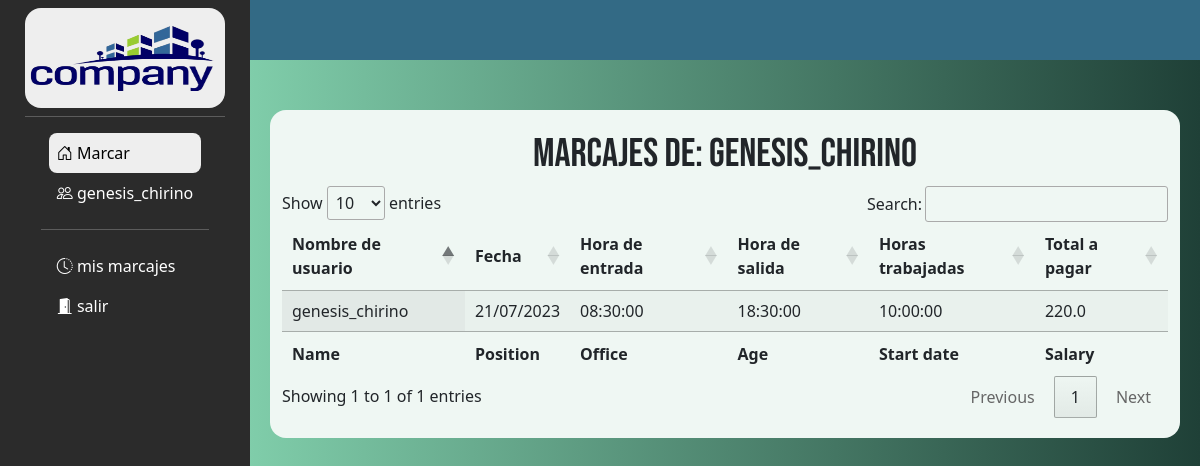
Screenshot of /marcas (signed in) with the database file from the repository.
### tables this page shows
CREATE TABLE horarios (ID_horarios INTEGER PRIMARY KEY, username VARCHAR (50), fecha DATE, hora_entrada TIME, hora_salida TIME, hora_trabajada INTEGER, pago REAL);

### main.py (the view)
@app.route("/marcas", methods=["GET","POST"])
def marcas():
    titulo = "marcas"
    marcaje_form= forms.marcaje(request.form)
    if 'user' in session:
        username = session['user']
    connect=sqlite3.connect(horarios_bd)
    cursor= connect.cursor()
    sentencia1 = "SELECT * FROM horarios WHERE username = ?"
    entradas = cursor.execute(sentencia1, (username,))
    resultado = entradas.fetchall()
    """datos = []
    for fila in resultado:
        diccionario = {
            'nombre': fila[1],
            'fecha': fila[2],
            'hora_entrada': fila[3],
            'hora_salida': fila[4],
            'hora_trabajada': fila[5],
            'pago': fila[6]
        # Agrega aquí más claves y valores según las columnas de tu tabla
    }
    datos.append(diccionario)
    print(diccionario['nombre'])"""
    connect.commit()
    connect.close()
    return render_template("marcas.html", titulo=titulo, form=marcaje_form, user=username, vars=resultado)

### forms.py
class marcaje(Form):
    hora_entrada=TimeField("")
    hora_salida=TimeField("")

### templates/marcas.html (shortened to what this page needs)
{% extends "base/base.html" %}
{% block body %}
<article class="registro_horas" style="padding-left: 270px; padding-right: 20px;">
    <div class="container" >
        <h3 class="aja">marcajes de: {{user}}</h3>
    <table id="example" class="display" style="width:100%">
        <thead>
            <tr>
                <th>Nombre de usuario</th>
                <th>Fecha</th>
                <th>Hora de entrada</th>
                <th>Hora de salida</th>
                <th>Horas trabajadas</th>
                <th>Total a pagar</th>
            </tr>
        </thead>
        <tbody>
            {% for fila in vars %}
            <tr>
                <td>{{ fila[1] }}</td>
                <td>{{ fila[2] }}</td>
                <td>{{ fila[3] }}</td>
                <td>{{ fila[4] }}</td>
                <td>{{ fila[5] }}</td>
                <td>{{ fila[6] }}</td>
            </tr>
            {% endfor %}
        </tbody>
        <tfoot>
            <tr>
                <th>Name</th>
                <th>Position</th>
                <th>Office</th>
                <th>Age</th>
                <th>Start date</th>
                <th>Salary</th>
            </tr>
        </tfoot>
    </table>
</div>
</article>
{% endblock %}

### templates/base/base.html (shortened to what this page needs)
<!DOCTYPE html>
<html lang="en">
<head>
    <link rel="stylesheet" href="{{ url_for('static', filename = 'css/stilos.css') }}">
    <link rel="stylesheet" href="https://cdn.datatables.net/1.13.5/css/jquery.dataTables.min.css">
    <link rel="stylesheet" href="https://cdn.jsdelivr.net/npm/bootstrap-icons@1.10.3/font/bootstrap-icons.css">
    <link rel="stylesheet" href="https://cdn.jsdelivr.net/npm/bootstrap@5.3.0-alpha1/dist/css/bootstrap.min.css">
</head>
<body>
    <div class="main-container d-flex justify-content-between" >
        <div class="sidevar d-flex justify-content-center" id="side_nav">
            <div class="header-box px-2 pt-2 pb-4 " style="position: fixed;" >
                    <div class="d-flex justify-content-center" style="background-color: #eee; border-radius: 16px;">
                        <img src="{{ url_for('static', filename = 'img/companybg.png') }}" alt="" style="height: 100px; width: 200px;">
                    </div>
            <hr class=" mt-2 w-100 " style="border-color: #eee">
            <ul class="list-unstyled px-4" id="ll">
                <li class="active">
                    <a href="registro" class="text-decoration-none px-2 py-2 d-block "><i class="bi bi-house-door"></i> Marcar </a>
                </li>
                <li class="">
                    <a href="#"  class="text-decoration-none  px-2 py-2 d-block "><i class="bi bi-people"></i> {{user}}</a>
                </li>
            </ul>
            <hr class="h-color mx-3" style="border-color: #eee">
            <ul class="list-unstyled px-4">
                <li class="">
                    <a href="marcas" class="text-decoration-none  px-2 py-2 d-block "><i class="bi bi-clock-history"></i></i> mis marcajes </a>
                </li>
                <li class="">
                    <a href="/" class="text-decoration-none  px-2 py-2 d-block "><i class="bi bi-door-open-fill"></i></i> salir </a>
                </li>
                </ul>
              </div>
        </div>
            <div class="content w-100">
              <nav class="navbar navbar-expand-md navbar-light" >
                </nav>
            {% block body %}
            {% endblock %}
        </div>
        </div>
</body>
</html>

### static/css/stilos.css (style rules this page uses)
body { font-family: 'Rubik', sans-serif; overflow-x: hidden; background: #1f4037; background: -webkit-linear-gradient(to right, #99f2c8, #1f4037); background: linear-gradient(to right, #99f2c8, #1f4037); }
#side_nav { background: #2b2b2b; min-width: 250px; max-width: 250px; transition: all 0.2s; height: 100%; position: fixed; z-index: 2; }
.navbar { height: 60px; background-color: #336a85; }
.content { min-height: 100vh; width: 100%; }
.sidevar li.active { background: #eee; border-radius: 8px; }
.sidevar li.active a, .sidevar li.active a:hover { color: #000; }
.sidevar li a { color: #fff; }
article.registro_horas { width: 100%; margin-bottom: 40PX; display: flex; justify-content: center; }
h3.aja { font-family: 'Bebas Neue', sans-serif; text-align: center; font-size: 40px; }
.container { width: 90%; background-color: #eff7f3; padding: 20px 30px 20px 30px; margin-top: 50px; border-radius: 16px; }

### rows the page displays
horarios: username "genesis_chirino", fecha "21/07/2023", hora_entrada "08:30:00", hora_salida "18:30:00", hora_trabajada "10:00:00", pago "220.0"
